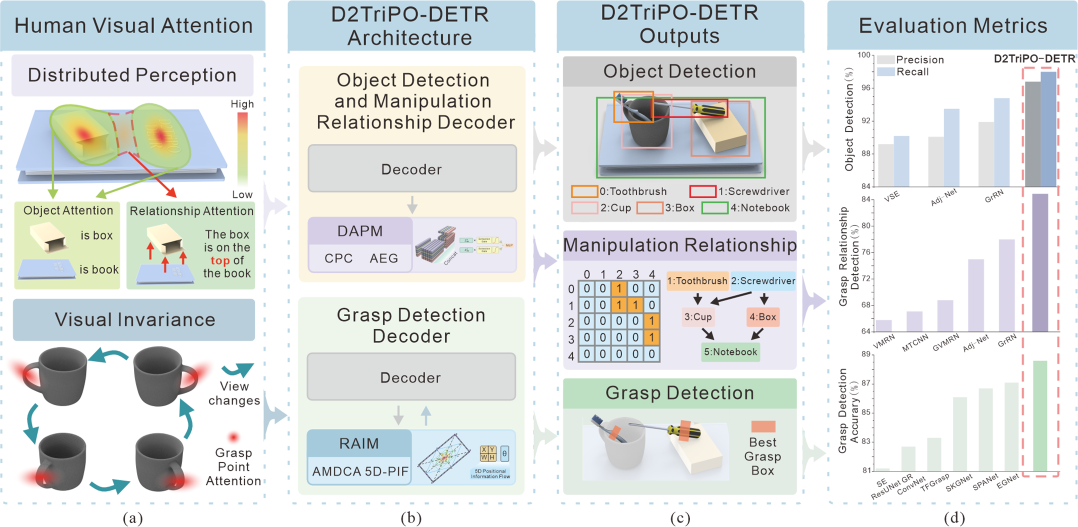
#> input picture picture/1.png, 2156 x 1054 px (shown at 1/2 size); its folder holds only this picture in this run
$ python -i data_synthesis.py   (imports and definitions only)
#> lines starting #> are read from the running program, lines starting #| are printed output that depends on the picture; after the words box and inside, x2 and y2 are one past the last pixel; in counts of white or black regions, pixels touching at a corner belong together
import os
import cv2
import numpy as np
import random
from glob import glob
from tqdm import tqdm

# ============================================================
# Input & Output Paths
# ============================================================
input_root = "/data/VMRD/images"
output_lowlight = r"/data/VRMD_LO/low"
output_occlusion = r"/data/VRMD_LO/occ"

# [2 lines not run here, left out]

# ============================================================
# Utility Functions
# ============================================================
def ensure_dir(path):
    if not os.path.exists(path):
        os.makedirs(path)

# [14 lines left out: functions copy_all_images, gamma_correction, not called in this run]

def adjust_contrast_brightness(img, alpha, beta):
    return cv2.convertScaleAbs(img, alpha=alpha, beta=beta)

# [34 lines left out: functions adjust_saturation, add_gaussian_noise, random_lowlight, gradient_lowlight, not called in this run]

# ============================================================
# Occlusion Functions
# ============================================================
def rotate_block(block,angle):
    h,w = block.shape[:2]
    M = cv2.getRotationMatrix2D((w/2,h/2),angle,1.0)
    cos = abs(M[0,0])
    sin = abs(M[0,1])
    new_w = int(h*sin + w*cos)
    new_h = int(h*cos + w*sin)
    M[0,2] += (new_w-w)/2
    M[1,2] += (new_h-h)/2
    rotated = cv2.warpAffine(block,M,(new_w,new_h),flags=cv2.INTER_LINEAR,borderValue=(0,0,0))
    mask = np.ones((h,w),dtype=np.uint8)*255
    rotated_mask = cv2.warpAffine(mask,M,(new_w,new_h),flags=cv2.INTER_NEAREST,borderValue=0)
    return rotated,rotated_mask

def random_occlusion(img):
    h_img,w_img = img.shape[:2]
    ratio = random.uniform(0.05,0.4)
    occ_h = max(1,int(h_img*ratio))
    occ_w = max(1,int(w_img*ratio))
    block = np.zeros((occ_h,occ_w,3),dtype=np.uint8)
    angle = random.uniform(-45,45)
    rot_block,rot_mask = rotate_block(block,angle)
    alpha = random.uniform(0.25,1.0)
    rh,rw = rot_block.shape[:2]
    if rh>h_img or rw>w_img:
        scale = min(h_img/rh,w_img/rw)*0.9
        rot_block = cv2.resize(rot_block,(int(rw*scale),int(rh*scale)))
        rot_mask = cv2.resize(rot_mask,(int(rw*scale),int(rh*scale)))
        rh,rw = rot_block.shape[:2]
    x1 = random.randint(0,w_img-rw)
    y1 = random.randint(0,h_img-rh)
    x2,y2 = x1+rw,y1+rh
    roi = img[y1:y2,x1:x2].astype(np.float32)
    fb = rot_block.astype(np.float32)
    mask_bool = (rot_mask>0).astype(np.float32)[...,None]
    blended = (alpha*fb + (1-alpha)*roi)*mask_bool + roi*(1-mask_bool)
    blended = blended.astype(np.uint8)
    out = img.copy()
    out[y1:y2,x1:x2] = blended
    return out

# [74 lines left out: functions gradient_occlusion, process_train, process_val, not called in this run]

# ============================================================
# Main
# ============================================================
# [4 lines not run here, left out]

>>> import cv2
>>> picture = cv2.imread('picture/1.png')
#> picture is the input picture: shape (1054, 2156, 3); mean B, G, R 224.2, 225, 220.9
>>> result = random_occlusion(picture)
#> in rotate_block, `rotated = cv2.warpAffine(block,M,(new_w,new_h),flags=cv2.INTER_LINEAR,..`: block: shape (364, 745, 3); every value is 0
#> in rotate_block, `rotated_mask = cv2.warpAffine(mask,M,(new_w,new_h),flags=cv2.INTER_NEA..`: mask: shape (364, 745); every value is 255
#> in random_occlusion, `roi = img[y1:y2,x1:x2].astype(np.float32)`:
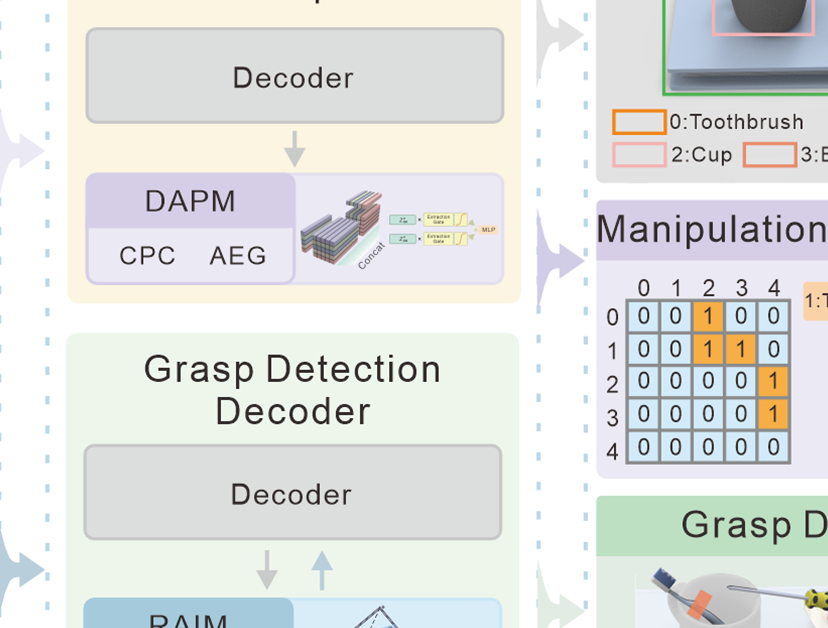
#> roi: shape (628, 828, 3) float32; mean B, G, R 224.6, 226.5, 224.7
#> in random_occlusion, `blended = (alpha*fb + (1-alpha)*roi)*mask_bool + roi*(1-mask_bool)`:
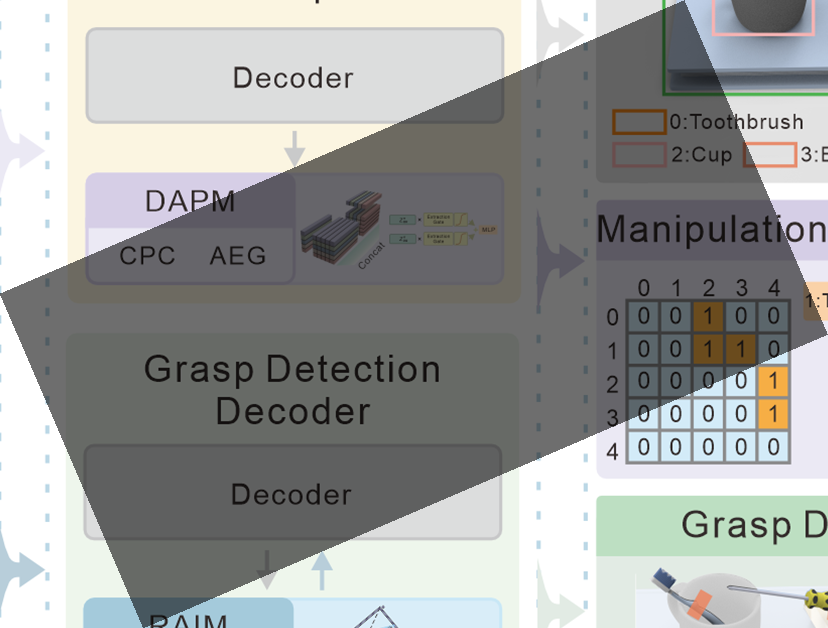
#> blended: shape (628, 828, 3) float32; mean B, G, R 157.8, 159.3, 157.6
#> in random_occlusion, `out[y1:y2,x1:x2] = blended`:
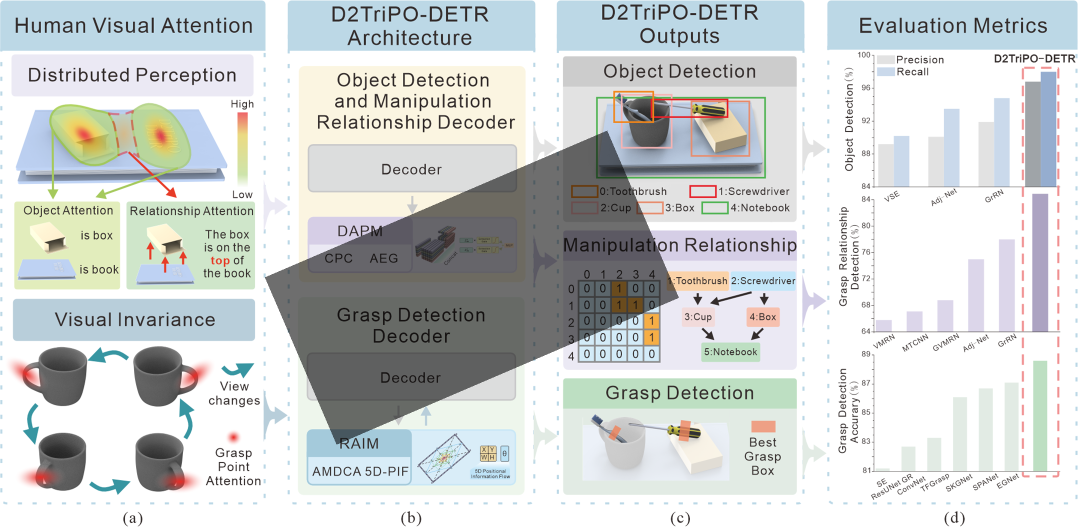
#> out: shape (1054, 2156, 3) (shown at 1/2 size); 11.93% of pixels changed, all inside (x1, y1, x2, y2) = (530, 261, 1358, 889)

$ run again, on picture/10.png
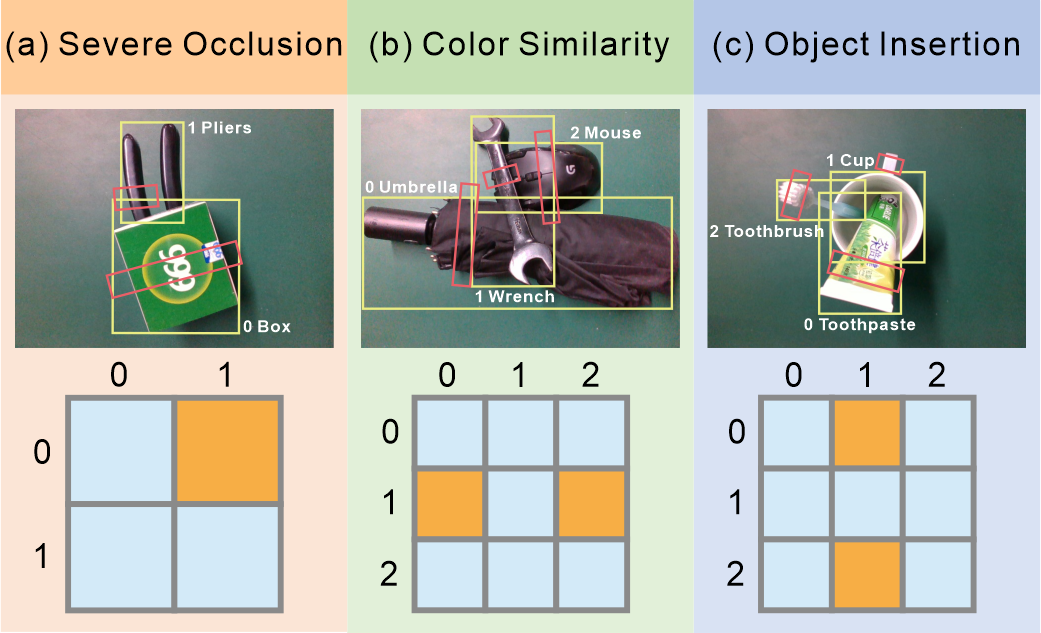
#> input picture picture/10.png, 1041 x 633 px
#> picture is the input picture: shape (633, 1041, 3); mean B, G, R 170.4, 181.2, 176.7
#> block: shape (218, 359, 3); every value is 0
#> mask: shape (218, 359); every value is 255
#> in random_occlusion, `blended = (alpha*fb + (1-alpha)*roi)*mask_bool + roi*(1-mask_bool)`:
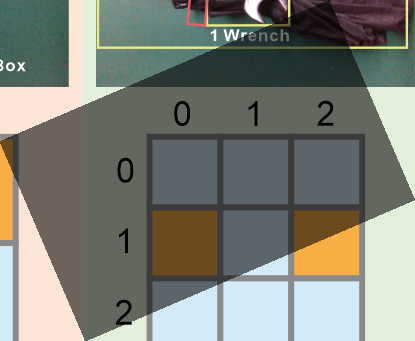
#> blended: shape (341, 415, 3) float32; mean B, G, R 119.5, 129, 125.2
#> in random_occlusion, `out[y1:y2,x1:x2] = blended`:
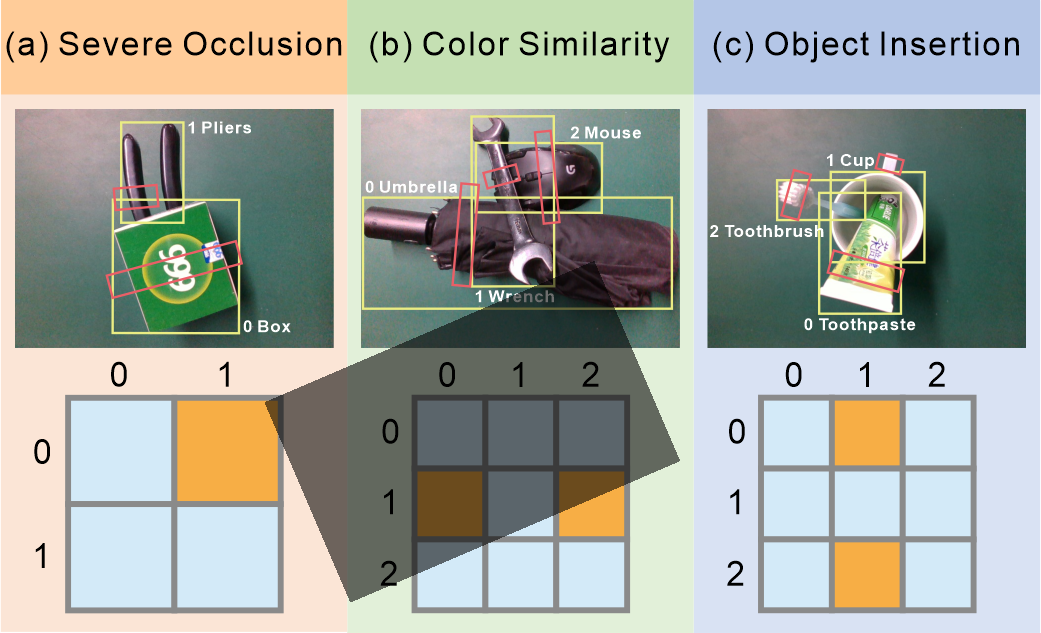
#> out: shape (633, 1041, 3); 11.78% of pixels changed, all inside (x1, y1, x2, y2) = (265, 261, 680, 602)

$ run again, on picture/2.png
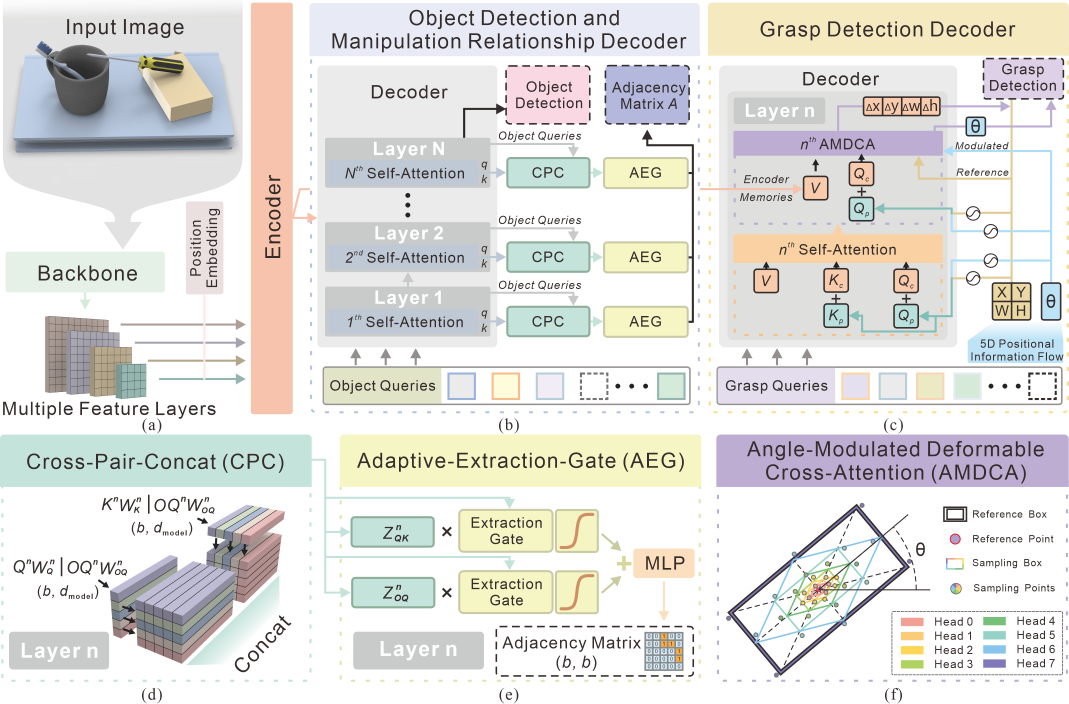
#> input picture picture/2.png, 3206 x 2110 px (shown at 1/3 size)
#> picture is the input picture: shape (2110, 3206, 3); mean B, G, R 221.2, 224.4, 225.4
#> block: shape (729, 1107, 3); every value is 0
#> mask: shape (729, 1107); every value is 255
#> in random_occlusion, `blended = (alpha*fb + (1-alpha)*roi)*mask_bool + roi*(1-mask_bool)`:
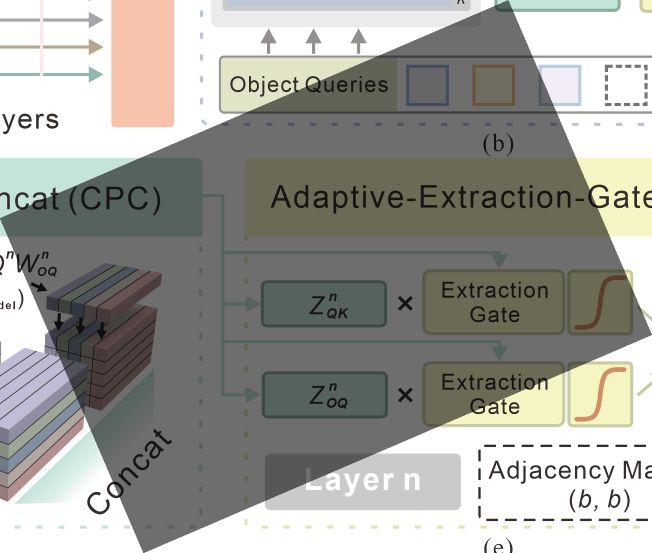
#> blended: shape (1106, 1304, 3) float32 (shown at 1/2 size); mean B, G, R 153.9, 158.9, 159
#> in random_occlusion, `out[y1:y2,x1:x2] = blended`:
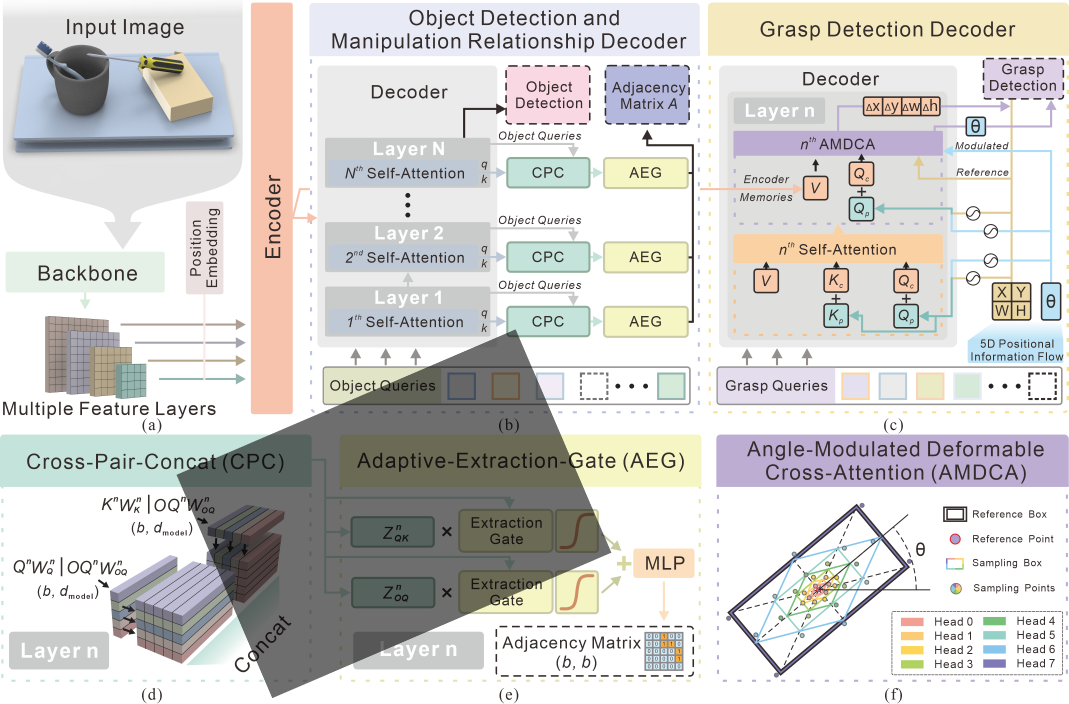
#> out: shape (2110, 3206, 3) (shown at 1/3 size); mean B, G, R 206.2, 208.5, 209.8
